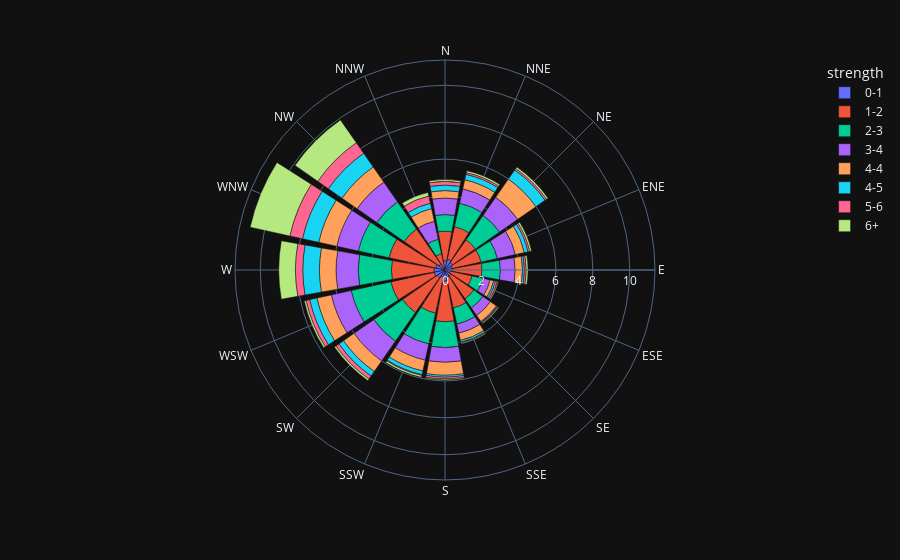

Notebook code cell kept with this figure:
### Code cell
grp = df.groupby(["TWD", "TWS"]).size().reset_index(name="frequency")
grp = px.data.wind()
fig = px.bar_polar(grp, r="frequency", theta="direction",
    color="strength", template="plotly_dark"
)
fig.show()

### Figure 1 — Plotly figure (JSON) as saved in the notebook; plotly's stock layout.template omitted (floating-point values rounded to 4 significant figures)
{"data": [{"hovertemplate": "strength=0-1<br>frequency=%{r}<br>direction=%{theta}<extra></extra>", "legendgroup": "0-1", "marker": {"color": "#636efa", "pattern": {"shape": ""}}, "name": "0-1", "r": [0.5, 0.6, 0.5, 0.4, 0.4, 0.3, 0.4, 0.4, 0.6, 0.4, 0.5, 0.6, 0.6, 0.5, 0.4, 0.1], "showlegend": true, "subplot": "polar", "theta": ["N", "NNE", "NE", "ENE", "E", "ESE", "SE", "SSE", "S", "SSW", "SW", "WSW", "W", "WNW", "NW", "NNW"], "type": "barpolar"}, {"hovertemplate": "strength=1-2<br>frequency=%{r}<br>direction=%{theta}<extra></extra>", "legendgroup": "1-2", "marker": {"color": "#EF553B", "pattern": {"shape": ""}}, "name": "1-2", "r": [1.6, 1.8, 1.5, 1.6, 1.6, 1.2, 1.5, 1.7, 2.2, 2, 2.3, 2.4, 2.3, 2.6, 2.3, 0.8], "showlegend": true, "subplot": "polar", "theta": ["N", "NNE", "NE", "ENE", "E", "ESE", "SE", "SSE", "S", "SSW", "SW", "WSW", "W", "WNW", "NW", "NNW"], "type": "barpolar"}, {"hovertemplate": "strength=2-3<br>frequency=%{r}<br>direction=%{theta}<extra></extra>", "legendgroup": "2-3", "marker": {"color": "#00cc96", "pattern": {"shape": ""}}, "name": "2-3", "r": [0.9, 1.3, 1.6, 0.9, 1, 0.6, 0.6, 0.9, 1.4, 1.7, 1.9, 2.2, 1.8, 1.7, 1.8, 0.8], "showlegend": true, "subplot": "polar", "theta": ["N", "NNE", "NE", "ENE", "E", "ESE", "SE", "SSE", "S", "SSW", "SW", "WSW", "W", "WNW", "NW", "NNW"], "type": "barpolar"}, {"hovertemplate": "strength=3-4<br>frequency=%{r}<br>direction=%{theta}<extra></extra>", "legendgroup": "3-4", "marker": {"color": "#ab63fa", "pattern": {"shape": ""}}, "name": "3-4", "r": [0.9, 0.8, 1.2, 1, 0.8, 0.4, 0.5, 0.5, 0.8, 0.9, 1.3, 1.1, 1.2, 1.2, 1.3, 1], "showlegend": true, "subplot": "polar", "theta": ["N", "NNE", "NE", "ENE", "E", "ESE", "SE", "SSE", "S", "SSW", "SW", "WSW", "W", "WNW", "NW", "NNW"], "type": "barpolar"}, {"hovertemplate": "strength=4-4<br>frequency=%{r}<br>direction=%{theta}<extra></extra>", "legendgroup": "4-4", "marker": {"color": "#FFA15A", "pattern": {"shape": ""}}, "name": "4-4", "r": [0.4, 0.5, 1.2, 0.5, 0.4, 0.2, 0.4, 0.4, 0.7, 0.6, 0.7, 0.8, 0.9, 1, 1, 0.7], "showlegend": true, "subplot": "polar", "theta": ["N", "NNE", "NE", "ENE", "E", "ESE", "SE", "SSE", "S", "SSW", "SW", "WSW", "W", "WNW", "NW", "NNW"], "type": "barpolar"}, {"hovertemplate": "strength=4-5<br>frequency=%{r}<br>direction=%{theta}<extra></extra>", "legendgroup": "4-5", "marker": {"color": "#19d3f3", "pattern": {"shape": ""}}, "name": "4-5", "r": [0.3, 0.3, 0.6, 0.2, 0.1, 0.1, 0.05, 0.1, 0.1, 0.2, 0.3, 0.4, 0.9, 0.9, 0.9, 0.3], "showlegend": true, "subplot": "polar", "theta": ["N", "NNE", "NE", "ENE", "E", "ESE", "SE", "SSE", "S", "SSW", "SW", "WSW", "W", "WNW", "NW", "NNW"], "type": "barpolar"}, {"hovertemplate": "strength=5-6<br>frequency=%{r}<br>direction=%{theta}<extra></extra>", "legendgroup": "5-6", "marker": {"color": "#FF6692", "pattern": {"shape": ""}}, "name": "5-6", "r": [0.2, 0.1, 0.1, 0.1, 0.1, 0.1, 0.05, 0.05, 0.1, 0.05, 0.2, 0.2, 0.4, 0.7, 0.7, 0.4], "showlegend": true, "subplot": "polar", "theta": ["N", "NNE", "NE", "ENE", "E", "ESE", "SE", "SSE", "S", "SSW", "SW", "WSW", "W", "WNW", "NW", "NNW"], "type": "barpolar"}, {"hovertemplate": "strength=6+<br>frequency=%{r}<br>direction=%{theta}<extra></extra>", "legendgroup": "6+", "marker": {"color": "#B6E880", "pattern": {"shape": ""}}, "name": "6+", "r": [0.1, 0.1, 0.1, 0.1, 0.1, 0.05, 0.05, 0.05, 0.05, 0.1, 0.1, 0.1, 0.9, 2.2, 1.5, 0.2], "showlegend": true, "subplot": "polar", "theta": ["N", "NNE", "NE", "ENE", "E", "ESE", "SE", "SSE", "S", "SSW", "SW", "WSW", "W", "WNW", "NW", "NNW"], "type": "barpolar"}], "layout": {"barmode": "relative", "legend": {"title": {"text": "strength"}, "tracegroupgap": 0}, "margin": {"t": 60}, "polar": {"angularaxis": {"direction": "clockwise", "rotation": 90}, "domain": {"x": [0, 1], "y": [0, 1]}}}}
